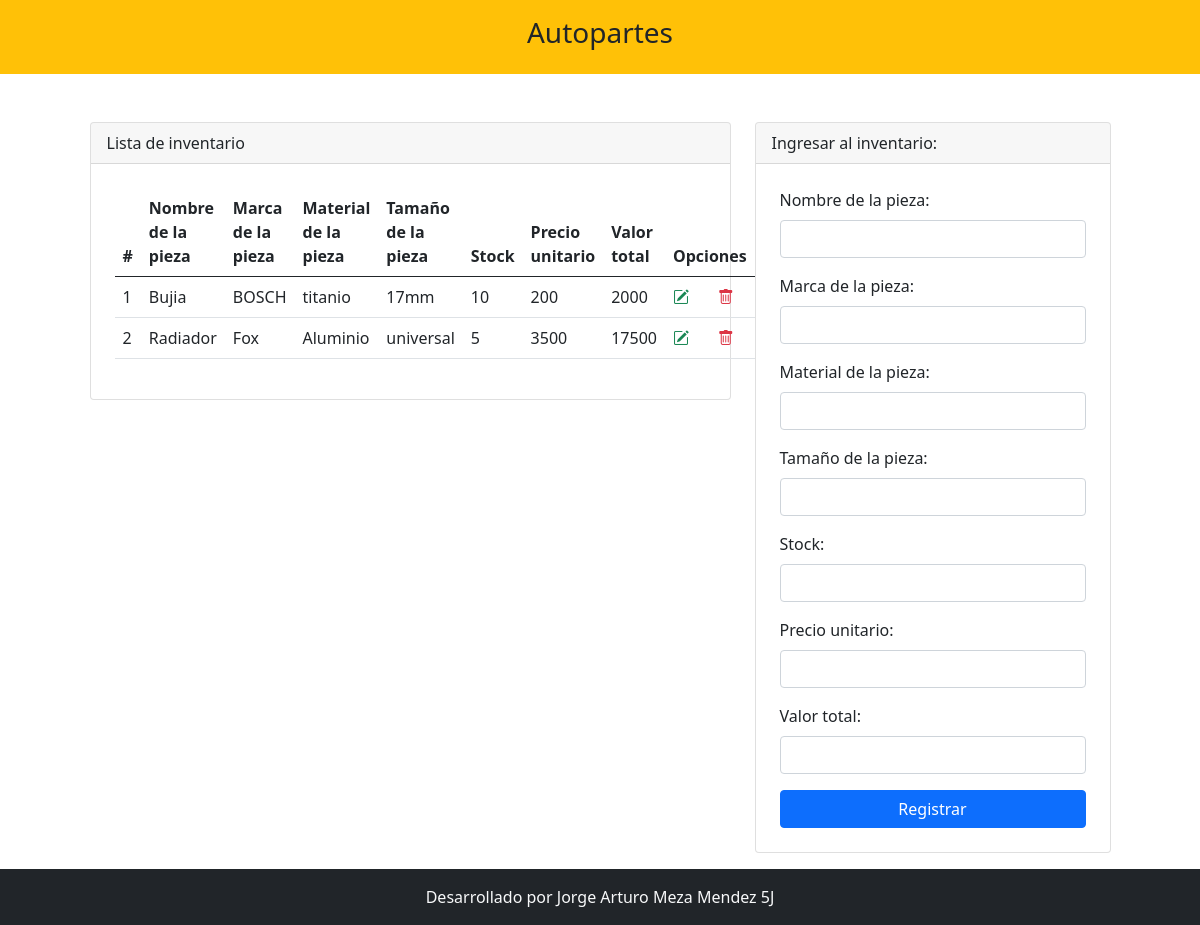
The page / on the database its author committed.
### tables this page shows
CREATE TABLE `tbl_inventario` (
  `nombre_pieza` varchar(50) NOT NULL,
  `marca_pieza` varchar(50) NOT NULL,
  `material_pieza` varchar(50) NOT NULL,
  `tamano_pieza` varchar(10) NOT NULL,
  `stock` int(15) NOT NULL,
  `precio_unitario` int(15) NOT NULL,
  `valor_total` int(15) NOT NULL,
  `id` int(11) NOT NULL
);

### index.php (the view, shortened to what this page needs)
<?php include 'template/header.php' ?>
<?php
    include_once "model/conexion.php";
    $sentencia = $bd -> query("select * from tbl_inventario");
    $persona = $sentencia->fetchAll(PDO::FETCH_OBJ);
?>
<div class="container mt-5">
    <div class="row justify-content-center">
        <div class="col-md-7">
            <div class="card">
                <div class="card-header">
                    Lista de inventario
                </div>
                <div class="p-4">
                    <table class="table align-middle">
                        <thead>
                            <tr>
                                <th scope="col">#</th>
                                <th scope="col">Nombre de la pieza</th>
                                <th scope="col">Marca de la pieza</th>
                                <th scope="col">Material de la pieza</th>
                                <th scope="col">Tamaño de la pieza</th>
                                <th scope="col">Stock</th>
                                <th scope="col">Precio unitario</th>
                                <th scope="col">Valor total</th>
                                <th scope="col" colspan="2">Opciones</th>
                            </tr>
                        </thead>
                        <tbody>
                            <?php
                                foreach($persona as $dato){
                            ?>
                            <tr>
                                <td scope="row"><?php echo $dato->id; ?></td>
                                <td><?php echo $dato->nombre_pieza; ?></td>
                                <td><?php echo $dato->marca_pieza; ?></td>
                                <td><?php echo $dato->material_pieza; ?></td>
                                <td><?php echo $dato->tamano_pieza; ?></td>
                                <td><?php echo $dato->stock; ?></td>
                                <td><?php echo $dato->precio_unitario; ?></td>
                                <td><?php echo $dato->valor_total; ?></td>
                                <td><a class="text-success" href="editar.php?id=<?php echo $dato->id; ?>"><i class="bi bi-pencil-square"></i></a></td>
                                <td><a onclick="return confirm('Estas seguro de eliminar?');" class="text-danger" href="eliminar.php?id=<?php echo $dato->id; ?>"><i class="bi bi-trash"></i></a></td>
                            </tr>
                            <?php
                                }
                            ?>
                        </tbody>
                    </table>
                </div>
            </div>
        </div>
        <div class="col-md-4">
            <div class="card">
                <div class="card-header">
                    Ingresar al inventario:
                </div>
                <form class="p-4" method="POST" action="registrar.php">
                    <div class="mb-3">
                        <label class="form-label">Nombre de la pieza: </label>
                        <input type="text" class="form-control" name="nombre_pieza" autofocus required>
                    </div>
                    <div class="mb-3">
                        <label class="form-label">Marca de la pieza: </label>
                        <input type="text" class="form-control" name="marca_pieza" autofocus required>
                    </div>
                    <div class="mb-3">
                        <label class="form-label">Material de la pieza: </label>
                        <input type="text" class="form-control" name="material_pieza" autofocus required>
                    </div>
                    <div class="mb-3">
                        <label class="form-label">Tamaño de la pieza: </label>
                        <input type="text" class="form-control" name="tamano_pieza" autofocus required>
                    </div>
                    <div class="mb-3">
                        <label class="form-label">Stock: </label>
                        <input type="number" class="form-control" name="stock" autofocus required>
                    </div>
                    <div class="mb-3">
                        <label class="form-label">Precio unitario: </label>
                        <input type="text" class="form-control" name="precio_unitario" autofocus required>
                    </div>
                    <div class="mb-3">
                        <label class="form-label">Valor total: </label>
                        <input type="text" class="form-control" name="valor_total" autofocus required>
                    </div>
                    <div class="d-grid">
                        <input type="submit" class="btn btn-primary" value="Registrar">
                    </div>
                </form>
            </div>
        </div>
    </div>
</div>
<br><br><br>
<?php include 'template/footer.php' ?>

### template/header.php (shortened to what this page needs)
<!doctype html>
<html lang="es">
  <head>
    <link rel="stylesheet" href="https://cdn.jsdelivr.net/npm/bootstrap@5.0.2/dist/css/bootstrap.min.css">
    <link rel="stylesheet" href="https://cdn.jsdelivr.net/npm/bootstrap-icons@1.5.0/font/bootstrap-icons.css">
  </head>
  <body>
      <div class="container-fluid bg-warning">
          <div class="row">
              <div class="col-md">
                  <header class="py-3">
                      <h3 class="text-center">Autopartes</h3>
                  </header>
              </div>
          </div>
      </div>

### template/footer.php (shortened to what this page needs)
<footer class="container-fluid bg-dark fixed-bottom">
        <div class="row">
            <div class="col-md text-light text-center py-3">
                Desarrollado por Jorge Arturo Meza Mendez 5J
            </div>
        </div>
    </footer>
  </body>
</html>

### rows shown on the page
tbl_inventario: id "1", nombre_pieza "Bujia", marca_pieza "BOSCH", material_pieza "titanio", tamano_pieza "17mm", stock "10", precio_unitario "200", valor_total "2000"
tbl_inventario: id "2", nombre_pieza "Radiador", marca_pieza "Fox", material_pieza "Aluminio", tamano_pieza "universal", stock "5", precio_unitario "3500", valor_total "17500"
